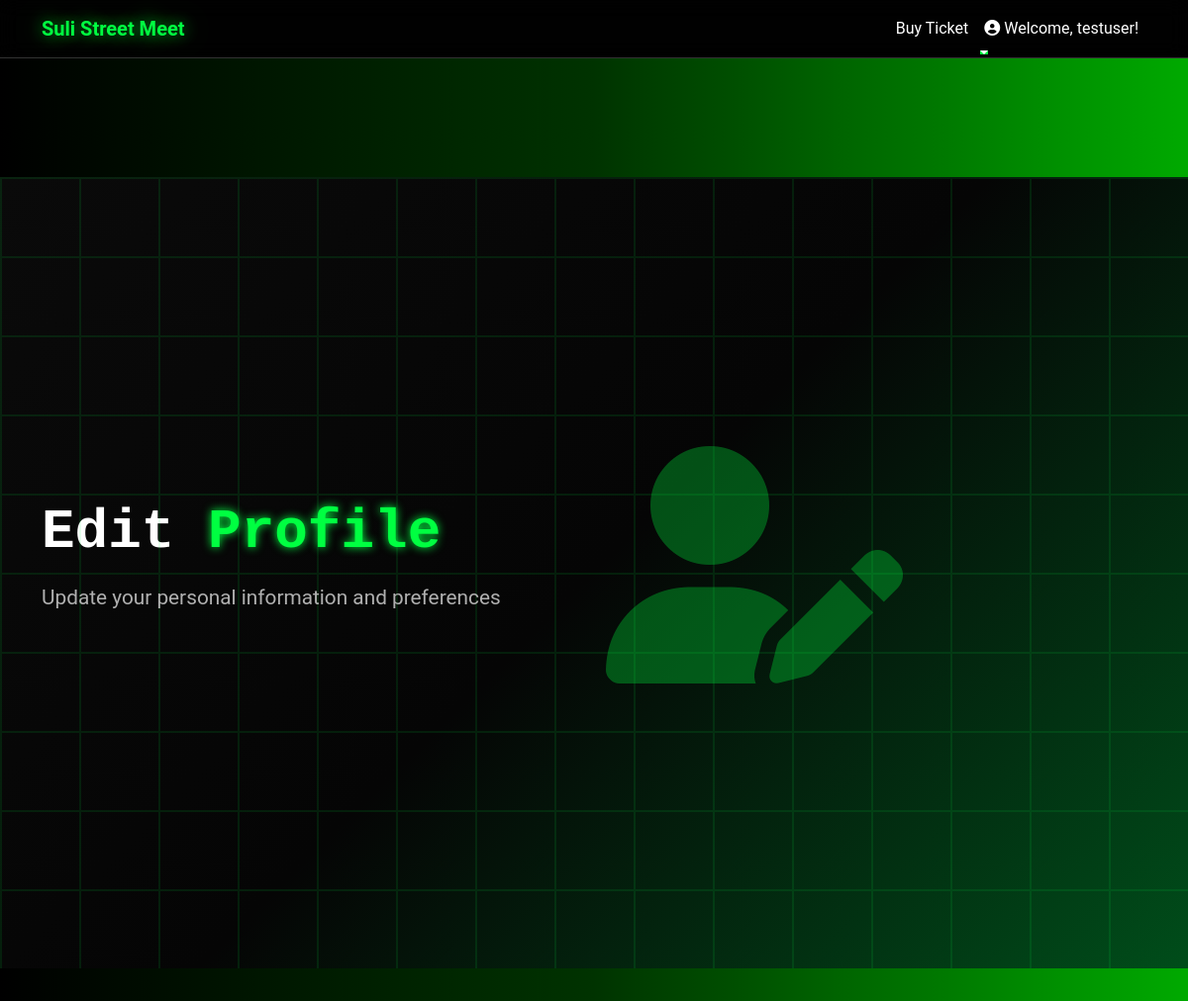
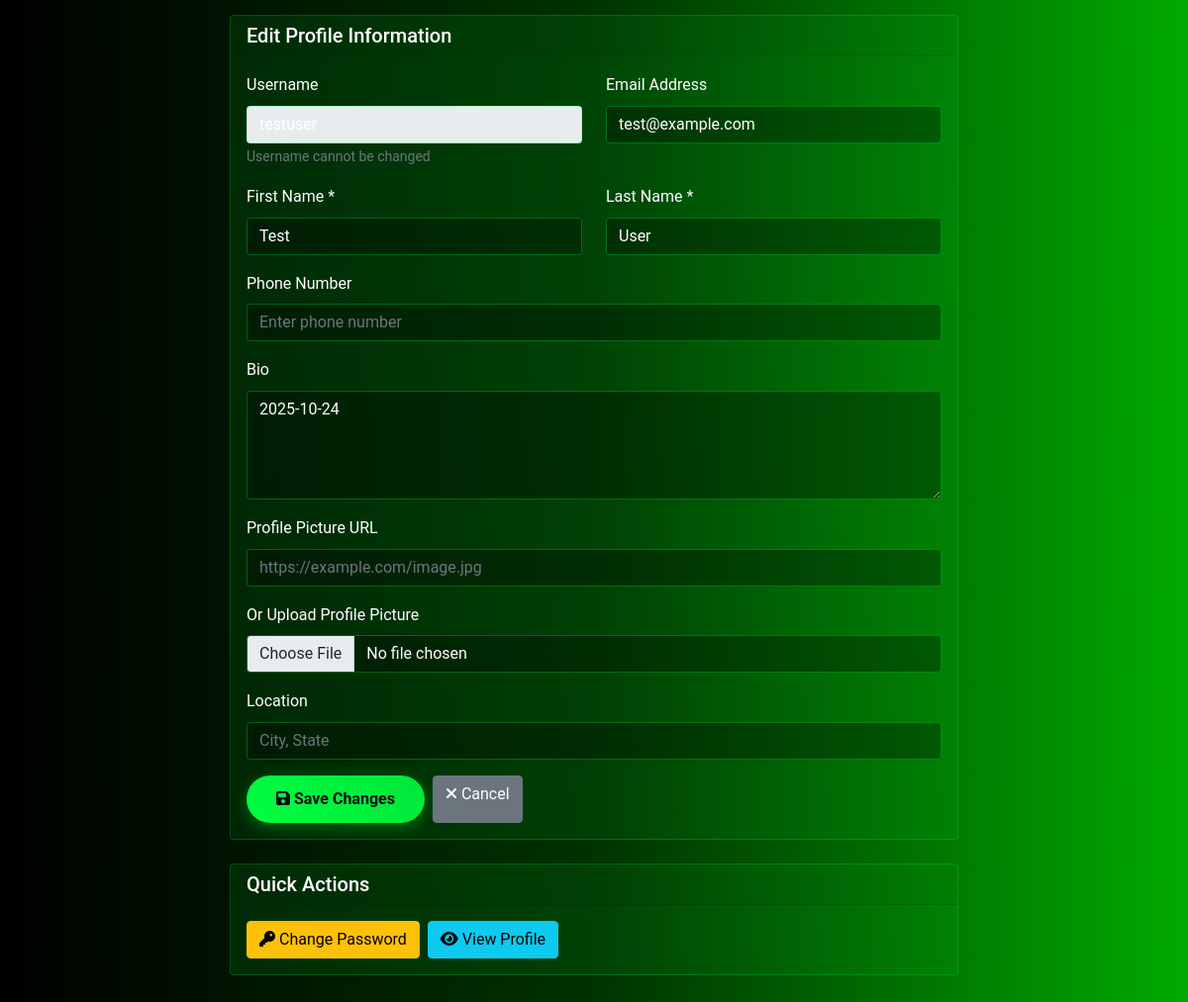
/edit_profile (signed in), run on the app's committed database (2 pictures, top to bottom).
### tables this page shows
CREATE TABLE members (
                    MemberID INTEGER PRIMARY KEY AUTOINCREMENT,
                    Username TEXT UNIQUE NOT NULL,
                    Password TEXT NOT NULL,
                    Email TEXT UNIQUE NOT NULL,
                    FirstName TEXT NOT NULL,
                    LastName TEXT NOT NULL,
                    Phone TEXT,
                    Bio TEXT,
                    ProfilePicture TEXT,
                    Location TEXT,
                    JoinDate TEXT DEFAULT CURRENT_DATE
                );

### app.py (the view, shortened to what this page needs)
@app.route('/edit_profile', methods=['GET', 'POST'])
@login_required
def edit_profile():
    try:
        user = db_manager.execute_query(
            "SELECT * FROM members WHERE MemberID = ?",
            [session['user_id']]
        )
        if user:
            return render_template('edit_profile.html', user=user[0], current_user=user[0])
        else:
            flash('User not found', 'error')
            return redirect(url_for('dashboard'))
    except Exception as e:
        logger.error(f"Edit profile load error: {e}")
        flash('Error loading profile', 'error')
        return redirect(url_for('dashboard'))

### app.py (called while the page is built, shortened)
def login_required(f):
    @wraps(f)
    def decorated_function(*args, **kwargs):
        logger.info(f"Checking login for {request.endpoint}, user_id in session: {'user_id' in session}")
        return f(*args, **kwargs)
    return decorated_function

### database_manager_hybrid.py (called while the page is built)
    def execute_query(self, query, params=None):
        return self.db_manager.execute_query(query, params)

### database_manager_sqlite.py (called while the page is built)
    @contextmanager
    def get_db_connection(self):
        conn = None
        try:
            conn = sqlite3.connect(self.db_path)
            logger.info("SQLite database connection established")
            yield conn
        except Exception as e:
            logger.error(f"Database connection error: {e}")
            raise
        finally:
            if conn:
                conn.close()
                logger.info("Database connection closed")

    def execute_query(self, query, params=None):
        try:
            with self.get_db_connection() as conn:
                cursor = conn.cursor()
                if params:
                    cursor.execute(query, params)
                else:
                    cursor.execute(query)
                if query.strip().upper().startswith('SELECT'):
                    result = cursor.fetchall()
                    return result
                else:
                    conn.commit()
                    return cursor.rowcount > 0
        except Exception as e:
            logger.error(f"Query execution error: {e}")
            raise

### permissions_manager.py (called while the page is built)
def get_user_role(user_id):
    permissions = PermissionManager.get_user_permissions(user_id)
    if not permissions:
        return 'member'
    if permissions['can_edit_members']:
        return 'admin'
    elif permissions['can_post_events'] or permissions['can_manage_vehicles']:
        return 'moderator'
    else:
        return 'member'

    @staticmethod
    def get_user_permissions(user_id):
        try:
            permissions = db_manager.execute_query(
                "SELECT * FROM permissions WHERE MemberID = ?",
                [user_id]
            )
            if permissions:
                return {
                    'can_edit_members': bool(permissions[0][2]),
                    'can_post_events': bool(permissions[0][3]),
                    'can_manage_vehicles': bool(permissions[0][4])
                }
            return None
        except Exception as e:
            print(f"Error getting permissions: {e}")
            return None

### templates/edit_profile.html (shortened to what this page needs)
{% extends "base_readonly.html" %}
{% block content %}
<div class="dashboard-section">
    <div class="hero-section">
        <div class="container">
            <div class="row align-items-center">
                <div class="col-lg-6 animate-fade-in">
                    <h1 class="hero-title">
                        Edit <span class="text-green">Profile</span>
                    </h1>
                    <p class="hero-subtitle">
                        Update your personal information and preferences
                    </p>
                </div>
                <div class="col-lg-6 animate-slide-in">
                    <div class="car-silhouette">
                        <i class="fas fa-user-edit"></i>
                    </div>
                </div>
            </div>
        </div>
    </div>
    <div class="container mt-5">
        <div class="row justify-content-center">
            <div class="col-lg-8">
                <div class="card">
                    <div class="card-header">
                        <h5 class="mb-0">Edit Profile Information</h5>
                    </div>
                    <div class="card-body">
                        <form method="POST" action="{{ url_for('edit_profile') }}" enctype="multipart/form-data">
                            <div class="row">
                                <div class="col-md-6">
                                    <div class="mb-3">
                                        <label class="form-label">Username</label>
                                        <input type="text" class="form-control" value="{{ user[1] }}" readonly>
                                        <small class="form-text text-muted">Username cannot be changed</small>
                                    </div>
                                </div>
                                <div class="col-md-6">
                                    <div class="mb-3">
                                        <label class="form-label">Email Address</label>
                                        <input type="email" class="form-control" name="email" value="{{ user[3] }}" required>
                                    </div>
                                </div>
                            </div>
                            <div class="row">
                                <div class="col-md-6">
                                    <div class="mb-3">
                                        <label class="form-label">First Name *</label>
                                        <input type="text" class="form-control" name="first_name" value="{{ user[4] }}" required>
                                    </div>
                                </div>
                                <div class="col-md-6">
                                    <div class="mb-3">
                                        <label class="form-label">Last Name *</label>
                                        <input type="text" class="form-control" name="last_name" value="{{ user[5] }}" required>
                                    </div>
                                </div>
                            </div>
                            <div class="mb-3">
                                <label class="form-label">Phone Number</label>
                                <input type="tel" class="form-control" name="phone" value="{{ user[9] if user|length > 9 and user[9] else '' }}" placeholder="Enter phone number">
                            </div>
                            <div class="mb-3">
                                <label class="form-label">Bio</label>
                                <textarea class="form-control" name="bio" rows="4" placeholder="Tell us about yourself...">{{ user[10] if user|length > 10 and user[10] else '' }}</textarea>
                            </div>
                            <div class="mb-3">
                                <label class="form-label">Profile Picture URL</label>
                                <input type="url" class="form-control" name="profile_picture" value="{{ user[11] if user|length > 11 and user[11] else '' }}" placeholder="https://example.com/image.jpg">
                            </div>
                            <div class="mb-3">
                                <label class="form-label">Or Upload Profile Picture</label>
                                <input type="file" class="form-control" name="profile_picture_file" accept="image/*">
                            </div>
                            <div class="mb-3">
                                <label class="form-label">Location</label>
                                <input type="text" class="form-control" name="location" value="{{ user[12] if user|length > 12 and user[12] else '' }}" placeholder="City, State">
                            </div>
                            <div class="d-flex gap-2">
                                <button type="submit" class="btn btn-primary">
                                    <i class="fas fa-save"></i> Save Changes
                                </button>
                                <a href="{{ url_for('profile') }}" class="btn btn-secondary">
                                    <i class="fas fa-times"></i> Cancel
                                </a>
                            </div>
                        </form>
                    </div>
                </div>
                <div class="card mt-4">
                    <div class="card-header">
                        <h5 class="mb-0">Quick Actions</h5>
                    </div>
                    <div class="card-body">
                        <div class="d-flex gap-2">
                            <a href="{{ url_for('change_password') }}" class="btn btn-warning">
                                <i class="fas fa-key"></i> Change Password
                            </a>
                            <a href="{{ url_for('profile') }}" class="btn btn-info">
                                <i class="fas fa-eye"></i> View Profile
                            </a>
                        </div>
                    </div>
                </div>
            </div>
        </div>
    </div>
</div>
{% endblock %}

### templates/base_readonly.html (shortened to what this page needs)
<!DOCTYPE html>
<html lang="en">
<head>
    <link href="https://cdn.jsdelivr.net/npm/bootstrap@5.1.3/dist/css/bootstrap.min.css" rel="stylesheet">
    <link rel="stylesheet" href="https://cdnjs.cloudflare.com/ajax/libs/font-awesome/6.4.0/css/all.min.css">
    <link rel="stylesheet" href="{{ url_for('static', filename='css/style.css') }}">
</head>
<body>
    <nav class="navbar navbar-expand-lg navbar-dark bg-dark">
        <div class="container">
            <a class="navbar-brand" href="{{ url_for('dashboard') }}" style="color: var(--primary-green); text-shadow: 0 0 15px rgba(0, 255, 65, 0.6), 0 0 30px rgba(0, 255, 65, 0.4), 0 0 45px rgba(0, 255, 65, 0.2); font-weight: 700;">Suli Street Meet</a>
            <div class="collapse navbar-collapse" id="navbarNav">
                <ul class="navbar-nav ms-auto">
                    {% if session.user_id %}
                    <li class="nav-item">
                        <a class="nav-link" href="{{ url_for('ticket.buy_ticket') }}" style="color: var(--primary-green);">Buy Ticket</a>
                    </li>
                    <li class="nav-item dropdown">
                        <a class="nav-link dropdown-toggle" href="#" id="userDropdown" role="button" data-bs-toggle="dropdown" aria-expanded="false">
                            <i class="fas fa-user-circle"></i> Welcome, {{ session.username }}!
                        </a>
                    </li>
                    {% endif %}
                </ul>
            </div>
        </div>
    </nav>
    {% block content %}{% endblock %}
</body>
</html>

### static/css/style.css (style rules this page uses)
:root { --primary-green: #00ff41; --secondary-green: #00e639; --dark-green: #004d1a; --neon-green: #39ff14; --bg-dark: #0a0a0a; --bg-darker: #050505; --text-light: #ffffff; --text-muted: #b0b0b0; --border-color: #333333; }
* { margin: 0; padding: 0; box-sizing: border-box; }
body { font-family: 'Roboto', sans-serif; background: var(--bg-dark); color: var(--text-light); line-height: 1.6; overflow-x: hidden; }
.navbar { background: rgba(0, 0, 0, 0.9) !important; backdrop-filter: blur(10px); border-bottom: 1px solid var(--border-color); }
.navbar-nav .nav-link { color: var(--text-light) !important; transition: all 0.3s ease; position: relative; }
.navbar-nav .nav-link::after { content: ''; position: absolute; width: 0; height: 2px; bottom: -5px; left: 0; background: var(--primary-green); transition: width 0.3s ease; }
.hero-section { min-height: 100vh; display: flex; align-items: center; background: linear-gradient(135deg, var(--bg-dark) 0%, var(--bg-darker) 50%, var(--dark-green) 100%); position: relative; overflow: hidden; }
.hero-section::before { content: ''; position: absolute; top: 0; left: 0; right: 0; bottom: 0; animation: grid-move 20s linear infinite; pointer-events: none; z-index: 0; }
.hero-title { font-family: 'Orbitron', monospace; font-size: 3.5rem; font-weight: 900; margin-bottom: 1rem; animation: fade-in-up 1s ease-out; }
.hero-subtitle { font-size: 1.3rem; color: var(--text-muted); margin-bottom: 2rem; animation: fade-in-up 1s ease-out 0.2s both; }
.text-green { color: var(--primary-green); text-shadow: 0 0 10px var(--primary-green); }
.btn-primary { background: linear-gradient(45deg, var(--primary-green), var(--secondary-green)); border: none; color: var(--bg-dark); font-weight: 600; padding: 12px 30px; border-radius: 50px; transition: all 0.3s ease; box-shadow: 0 4px 15px rgba(0, 255, 65, 0.3); }
.car-silhouette { font-size: 15rem; color: var(--primary-green); opacity: 0.3; animation: float 3s ease-in-out infinite; }
.form-control { background: rgba(255, 255, 255, 0.1); border: 1px solid var(--border-color); color: var(--text-light); transition: all 0.3s ease; }
.dashboard-section { padding: 120px 0 60px; background: linear-gradient(90deg, #000000 0%, #003300 50%, #00aa00 100%); min-height: 100vh; }
.animate-fade-in { animation: fade-in-up 1s ease-out; }
.animate-slide-in { animation: slide-in-right 1s ease-out 0.6s both; }

### templates/edit_profile.html (style rules this page uses)
.card { background: linear-gradient(135deg, rgba(0, 255, 65, 0.1), rgba(0, 255, 65, 0.05)); border: 1px solid rgba(0, 255, 65, 0.2); }
.form-control { background-color: rgba(0, 0, 0, 0.3); border: 1px solid rgba(0, 255, 65, 0.3); color: var(--text-light); }

### data on the page
members: username "testuser", Username "testuser", email "test@example.com", first_name "Test", last_name "User", bio "2025-10-24"
